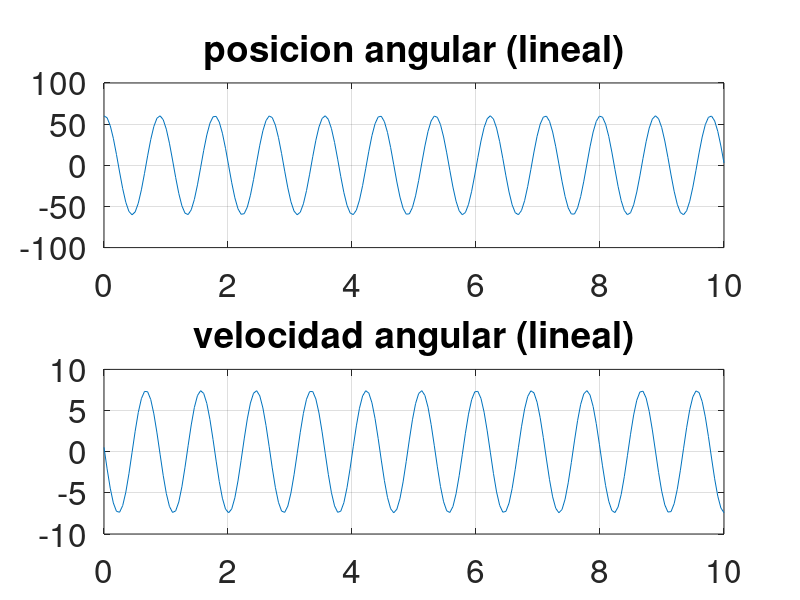
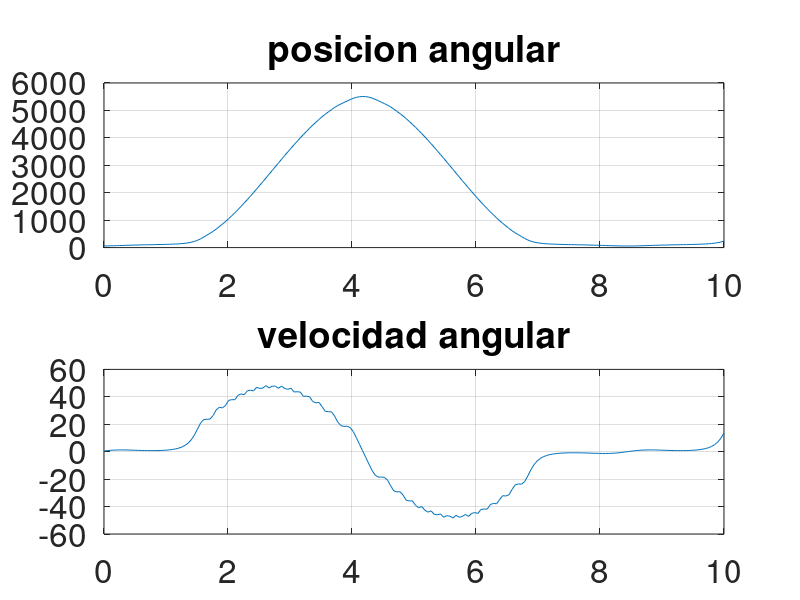

Reproduce these figures in MATLAB, in order.
# Simulación del control de un péndulo simple
# Por Richard Marquez
# Ver el archivo LICENSE

clear all
close all

global g L kP kD

# parametros del sistema
g = 9.8;
L = 0.2;
  
# parametros del controlador
kD = 0; # 11.9413 # 1
kP = 1;

global barx1 barx2 baru
# punto de equilibrio
barx1 = 0; # pi/4
barx2 = 0;
baru = g/L*cos(barx1);

roots([1 kD g/L*cos(barx1)+kP])


function dx = pendulo(x,t)
  global g L kP kD barx1 barx2 baru
  x1 = x(1);
  x2 = x(2);
    
  
  # variables lineales
  x1d = x1-barx1;
  x2d = x2-barx2;
  
  ud = -kP*x1d-kD*x2d;
  u = ud+baru;
 
  dx1 = x2;
  dx2 = -g/L*sin(x1)+u; 
  dx = [dx1;dx2];
endfunction

function dx = pendulolineal(x,t)
  global g L kD kP barx1 barx2 baru
  x1d = x(1);
  x2d = x(2);
  
  ud = -kP*x1d-kD*x2d;
 
  dx1d = x2d;
  dx2d = -g/L*cos(barx1)*x1d+ud; 
  dx = [dx1d;dx2d];
endfunction

x0g = [60 30];

x0 = x0g/180*pi;
x0d = x0-[barx1 barx2];

t = linspace(0,10,200);
xd = lsode("pendulolineal",x0d,t);
subplot(211)
plot(t,xd(:,1)*180/pi)
grid
title("posicion angular (lineal)")
set(gca,"fontsize",24)

subplot(212)
plot(t,xd(:,2))
grid
title("velocidad angular (lineal)")
set(gca,"fontsize",24)

figure
x = lsode("pendulo",x0,t);
subplot(211)
plot(t,x(:,1)*180/pi)
grid
title("posicion angular")
set(gca,"fontsize",24)

subplot(212)
plot(t,x(:,2))
grid
title("velocidad angular")
set(gca,"fontsize",24)
